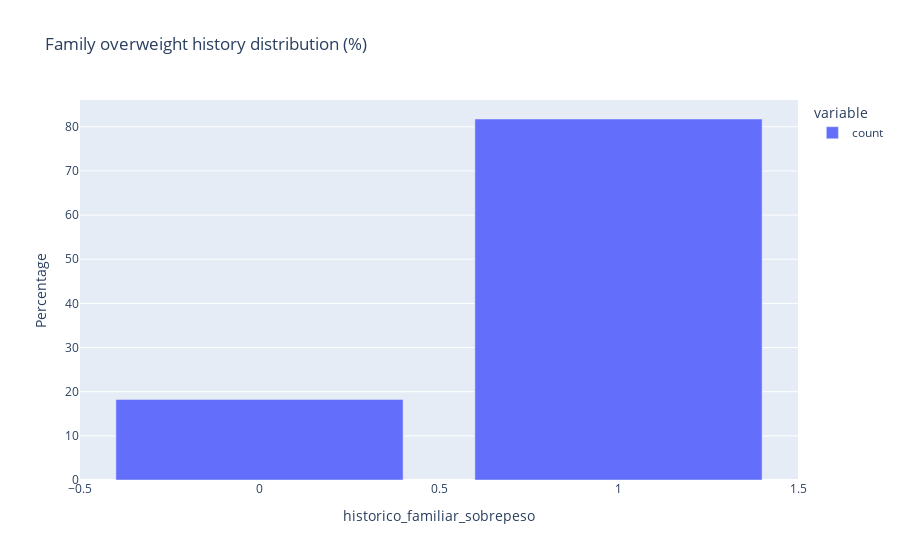

Here is the notebook cell this chart was saved with:
### Code cell
px.bar(
    df_obesity.value_counts("historico_familiar_sobrepeso") / len(df_obesity) * 100,
    title="Family overweight history distribution (%)",
    labels={"value": "Percentage"},
)

### Figure 1 — Plotly figure (JSON) as saved in the notebook; plotly's stock layout.template omitted (floating-point values rounded to 4 significant figures)
{"data": [{"alignmentgroup": "True", "hovertemplate": "variable=count<br>historico_familiar_sobrepeso=%{x}<br>Percentage=%{y}<extra></extra>", "legendgroup": "count", "marker": {"color": "#636efa", "pattern": {"shape": ""}}, "name": "count", "offsetgroup": "count", "orientation": "v", "showlegend": true, "textposition": "auto", "type": "bar", "x": [1, 0], "xaxis": "x", "y": [81.76, 18.24], "yaxis": "y"}], "layout": {"barmode": "relative", "legend": {"title": {"text": "variable"}, "tracegroupgap": 0}, "title": {"text": "Family overweight history distribution (%)"}, "xaxis": {"anchor": "y", "domain": [0, 1], "title": {"text": "historico_familiar_sobrepeso"}}, "yaxis": {"anchor": "x", "domain": [0, 1], "title": {"text": "Percentage"}}}}
